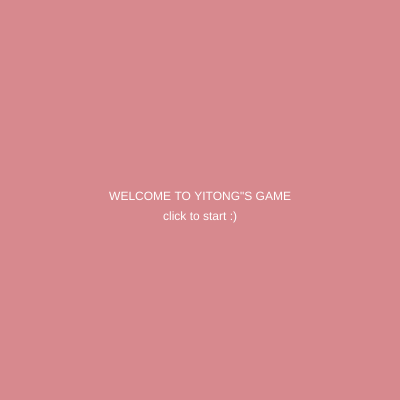
Frame 1 (no input)
Frame 60 (no input): identical to frame 1, image omitted
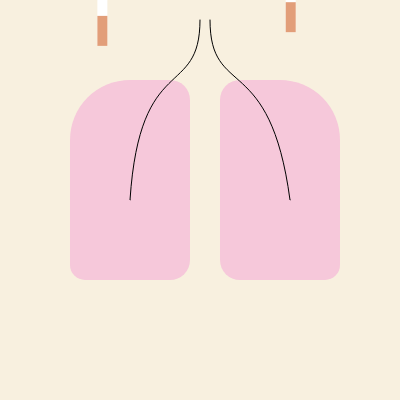
Frame 120 (the mouse pressed at the canvas centre since frame 60)

The p5.js sketch that drew these frames (run headless with seeded random() and noise() and a simulated clock; from frame 60 on, the mouse is pressed at the canvas centre):

// p5.js sketch
// ── sketch.js
var cigars = [];
var s = 0;

const num = 5;


function setup() {
  createCanvas(400, 400);
  for(var i = 0; i < num; i++) {
    cigars.push([random(width), -random(height)]);
  }
  
  colorMode (RGB)
}

function renderCigar(x, y) {
  push();
  noStroke()
  fill(255)
  rect(x, y, 10, 55)
  fill(205, 14, 25)
  rect(x, y, 10, 5)
  fill(226, 158, 121)
  rect(x, y+25, 10, 30)
  
  pop();
}

function updateCigar() {
  for(var i = 0; i < num; i++) {
    cigars[i][1] = (cigars[i][1] + 1) % (height+10);  //speed of falling
    if(cigars[i][1] > height) {
      s = 2;
    }
  }
}

function renderCigars() {
  for(var i = 0; i < num; i++) {
    renderCigar(cigars[i][0], cigars[i][1]);
  }
}

function draw() {
	if(s == 0){
    starts()
  }else if(s == 1){
  	on()
  }else if(s==2){
  	ends()
  }	
}

function starts(){
		background(215, 137, 142)
		fill(255)
		textAlign(CENTER);
	text('WELCOME TO YITONG"S GAME', width / 2, height / 2)
		text('click to start :)', width / 2, height / 2 + 20);
		
}

function on(){
   background(248, 240, 223); 
  push();
    noStroke()
  //lung
  fill (246, 200, 218)
  rect(70, 80, 120, 200, 60, 20, 20, 15);
  rect(220, 80, 120, 200, 20, 60, 15, 20); 
  pop();
  noFill();
  
 //arc
  bezier(130, 200, 140, 50, 200, 100, 200, 20)
  bezier(290, 200, 270, 50, 210, 100, 210, 20)
  
  updateCigar();
  renderCigars();
}


function mousePressed() {
  //console.log('mouse pressed');
      if(s==0){
  	s=1
  }else if(s==2){
  	s=0
  }
  
  for(var i = 0; i < num; i++) 
    if((cigars[i][0]-5<mouseX && mouseX<cigars[i][0]+15) && (cigars[i][1]-5<mouseY && mouseY<cigars[i][1]+60)) {
      cigars[i][0] = random(width);
      cigars[i][1] = -70;
    }

  }

function ends(){
		background(186, 64, 71)
		textAlign(CENTER);
        fill(255);
		text('GAME OVER', width / 2, height / 2)
		text('click to play again', width / 2, height / 2 + 40);
}
